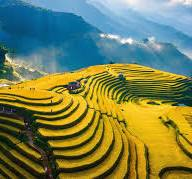
#> input picture week01/anh.jpg, 192 x 179 px
$ jupyter execute notebook.ipynb
#> lines starting #> are read from the running program, lines starting #| are printed output that depends on the picture
[cell 1]
import numpy as np
from PIL import Image

M = np.array(Image.open("anh.jpg").convert("L"), dtype=float)
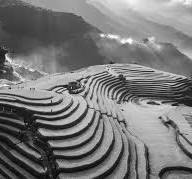
#> M: shape (179, 192) float64; min 1, max 255, mean 120.3
print(M.shape)
#| (179, 192)

Mỗi hàng của ma trận đại diện cho một hàng điểm ảnh (pixel) nằm ngang, mỗi cột đại diện cho một cột điểm ảnh dọc. Giá trị số tại mỗi ô chính là cường độ sáng của pixel đó (dao động từ 0 đến 255)

[cell 2]
mean_vec = np.mean(M, axis = 0)
#> mean_vec = 192 values, max 155.6 at index 142, min 67.63 at index 0, mean 120.3

print("Shape của ma trận M: ", M.shape)
#| Shape của ma trận M:  (179, 192)
print("Shape của vector trung bình: " , mean_vec.shape)
#| Shape của vector trung bình:  (192,)

M_centered = M - mean_vec
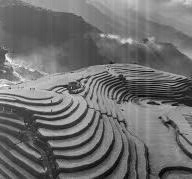
#> M_centered: shape (179, 192) float64; min -136.1, max 175.1, mean 0; drawn with min black and max white

print("Shape của ma trận sau khi trừ: ", M_centered.shape)
#| Shape của ma trận sau khi trừ:  (179, 192)

Hai ma trận khác kích thước không thể trừ trực tiếp cho nhau. Ma trận M có kích thước (H x W), trong khi mean_vec chỉ là một mảng một chiều kích thước (W). Cơ chế Broadcasting của Python đã tự động hiểu ý và "nhân bản" vector mean_vec này thành H hàng. Nó tạo ra một ma trận ảo có cùng kích thước với M, sau đó mới thực hiện phép trừ từng phần tử.

[cell 3]
def cosine_similarity(X, Y = None) :
    if Y is None :
        Y = X
    Xn = X / np.linalg.norm(X, axis=1, keepdims=True)
    Yn = Y / np.linalg.norm(Y, axis=1, keepdims=True)
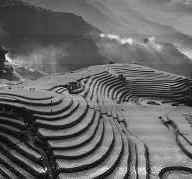
#> Yn: shape (179, 192) float64; min 0.000861, max 0.161, mean 0.0664; drawn with min black and max white
    return Xn @ Yn.T

Hàm này thực hiện đo độ tương đồng giữa các hàng của bức ảnh bằng cách tính khoảng cách góc. Đầu tiên, thuật toán thực hiện chuẩn hóa ma trận theo hàng bằng cách chia cho chiều dài vector. Sau đó, phép nhân ma trận được sử dụng để tính tích vô hướng, trả về một ma trận tương đồng. Giá trị trong ma trận này càng gần 1 thì hai hàng càng giống nhau về cấu trúc phân bố pixel.

[cell 4]
def search(query_idx, top_k=3):
    query_vector = M[query_idx:query_idx+1]
    sim_scores = cosine_similarity(query_vector, M)[0]
#> sim_scores = 179 values, max 1 at index 0, min 0.795 at index 85, mean 0.931

    top_indices = np.argsort(sim_scores)[::-1]
#> top_indices = 179 values, max 178 at index 142, min 0 at index 0, mean 89
    top_indices = [i for i in top_indices if i != query_idx][:top_k]
#> top_indices = [1, 2, 3]

    print(f"Truy vấn hàng {query_idx}:")
    for idx in top_indices:
        print(f"Hàng {idx} | Cosine: {sim_scores[idx]:.4f}")
#> this loop made 3 passes
#| Hàng 1 | Cosine: 0.9990
#| Hàng 2 | Cosine: 0.9983
#| Hàng 3 | Cosine: 0.9962

    return top_indices

search(0, 3)

Hàm `search` thực hiện nhiệm vụ lấy ra vector của một hàng cụ thể (truy vấn) và so sánh nó với toàn bộ bức ảnh. Điểm Cosine được tính toán và sắp xếp theo thứ tự giảm dần để tìm ra `top_k` hàng (mặc định là 3) có độ tương đồng cao nhất với truy vấn ban đầu, kèm theo điểm số cụ thể.

[cell 5]
sim_matrix = cosine_similarity(M)
np.fill_diagonal(sim_matrix, -1)

max_idx = np.unravel_index(np.argmax(sim_matrix), sim_matrix.shape)
#> max_idx = (19, 20)
print(f"Cặp giống nhất: Hàng {max_idx[0]} và Hàng {max_idx[1]} (Cosine: {sim_matrix[max_idx]:.4f})")
#| Cặp giống nhất: Hàng 19 và Hàng 20 (Cosine: 0.9996)

np.fill_diagonal(sim_matrix, 1)
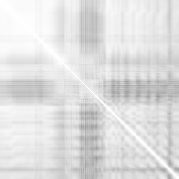
#> sim_matrix: shape (179, 179) float64; min 0.591, max 1, mean 0.878
min_idx = np.unravel_index(np.argmin(sim_matrix), sim_matrix.shape)
#> min_idx = (96, 158)
print(f"Cặp khác biệt nhất: Hàng {min_idx[0]} và Hàng {min_idx[1]} (Cosine: {sim_matrix[min_idx]:.4f})")
#| Cặp khác biệt nhất: Hàng 96 và Hàng 158 (Cosine: 0.5914)

Cặp giống nhau nhất (Hàng 19 và Hàng 20 - Cosine: 0.9996): Việc hai hàng nằm sát cạnh nhau đạt điểm tương đồng gần như tuyệt đối (tiệm cận 1) là khớp với trực giác. Vì các vùng không gian liền kề thường biểu diễn cùng một mảng chi tiết.
Cặp khác biệt nhất (Hàng 96 và Hàng 158 - Cosine: 0.5914): Hai hàng này nằm cách khá xa nhau về mặt tọa độ không gian trên bức ảnh (một hàng ở phần giữa, một hàng nằm về phía cuối). Điểm Cosine giảm xuống mức ~0.59 chứng tỏ cấu trúc vật thể, màu sắc hoặc điều kiện ánh sáng giữa hai khu vực này đã thay đổi rõ rệt, tạo ra hai dải vector có hướng lệch nhau nhiều nhất.

[cell 6]
import numpy as np
import matplotlib.pyplot as plt

points = np.array([
    [0, 1, 1, 0, 0],
    [0, 0, 1, 1, 0]
])

theta = np.pi / 4

R = np.array([
    [np.cos(theta), -np.sin(theta)],
    [np.sin(theta),  np.cos(theta)]
])

S = np.array([
    [2, 0],
    [0, 1]
])

points_rotated = R @ points
points_scaled = S @ points

plt.figure(figsize=(12, 4))

plt.subplot(1, 3, 1)
plt.plot(points[0], points[1], 'b-o')
plt.title('Hinh Goc')
plt.xlim(-1, 3); plt.ylim(-1, 3)
plt.grid(True)

plt.subplot(1, 3, 2)
plt.plot(points_rotated[0], points_rotated[1], 'g-o')
plt.title('Xoay (R)')
plt.xlim(-1, 3); plt.ylim(-1, 3)
plt.grid(True)

plt.subplot(1, 3, 3)
plt.plot(points_scaled[0], points_scaled[1], 'r-o')
plt.title('Co gian (S)')
plt.xlim(-1, 3); plt.ylim(-1, 3)
plt.grid(True)

plt.tight_layout()
plt.show()

Phép biến đổi tuyến tính thực chất là phép nhân ma trận đối với tập hợp các vector tọa độ.
* Ma trận $R(\theta)$ thực hiện phép nội suy góc, làm thay đổi hướng (xoay 45 độ) của vật thể trên không gian 2D mà không làm biến dạng tỷ lệ gốc.
* Ma trận $S$ thực hiện phép tinh chỉnh tỷ lệ (scaling), làm biến dạng kích thước của vật thể trên các trục tương ứng (ở ví dụ này là kéo giãn trục X lên gấp 2 lần).

[cell 7]
import numpy as np
import matplotlib.pyplot as plt

U, S, Vt = np.linalg.svd(M, full_matrices=False)
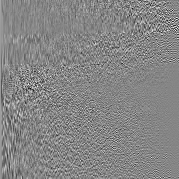
#> U: shape (179, 179) float64; min -0.449, max 0.407, mean 0.000345; drawn with min black and max white
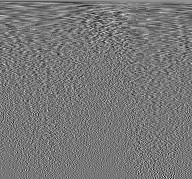
#> Vt: shape (179, 192) float64; min -0.35, max 0.396, mean 0.000308; drawn with min black and max white
#> S = 179 values, max 23077 at index 0, min 0.639 at index 178, mean 429.7

def reconstruct(k):
    return (U[:, :k] * S[:k]) @ Vt[:k, :]

k_values = [5, 20, 50]

plt.figure(figsize=(15, 5))
for i, k in enumerate(k_values):
    img_reconstructed = reconstruct(k)

    plt.subplot(1, 3, i + 1)
    plt.imshow(img_reconstructed, cmap='gray')
    plt.title(f'k = {k}')
    plt.axis('off')
#> this loop made 3 passes
#> pass 1, `img_reconstructed = reconstruct(k)`:
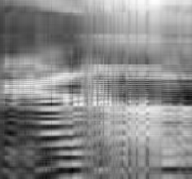
#> img_reconstructed: shape (179, 192) float64; min -14.51, max 239.1, mean 120.3; drawn with min black and max white

plt.tight_layout()
plt.show()

Dựa vào kết quả tái tạo ảnh từ các điểm ma trận với 3 mức độ $k$ khác nhau, ta có thể thấy rõ sự tương quan trực tiếp giữa số lượng giá trị kỳ dị được giữ lại và chất lượng hình ảnh:

* **Với $k = 5$:** Ảnh bị mờ nhòe nặng, vỡ thành các khối pixel lớn (hiện tượng mosaic) và mất hoàn toàn chi tiết. Tại mức nén cực đại này, ma trận chỉ mới khôi phục được 5 thành phần cốt lõi nhất, đại diện cho cường độ sáng/tối chung của các mảng lớn.
* **Với $k = 20$:** Chất lượng ảnh được cải thiện đáng kể. Các đường nét, biên cạnh (edges) và hình khối của vật thể đã xuất hiện rõ ràng. Mắt người hoàn toàn có thể nhận diện được nội dung bức ảnh, dù bề mặt vẫn còn cảm giác nhiễu và thiếu độ sắc nét.
* **Với $k = 50$:** Bức ảnh tái tạo gần như hoàn hảo và rất khó để phân biệt độ sai lệch so với ảnh gốc bằng mắt thường. Các chi tiết nhỏ, vân bề mặt và độ tương phản đã được khôi phục trọn vẹn.

**Kết luận:** Thuật toán SVD chứng minh tính hiệu quả vượt trội trong việc nén dữ liệu. Nó hoạt động dựa trên nguyên lý: phần lớn thông tin cấu trúc quan trọng nhất của một bức ảnh chỉ nằm ở một vài giá trị kỳ dị lớn nhất (top $k$) trong ma trận $\Sigma$. Bằng cách mạnh tay cắt bỏ phần "đuôi" chứa các giá trị kỳ dị nhỏ (thường là nhiễu hoặc các chi tiết siêu vi không đáng kể), SVD giúp tiết kiệm một lượng khổng lồ không gian bộ nhớ trong khi vẫn bảo toàn được hình hài và đặc trưng của dữ liệu gốc.

[cell 8]
H, W = M.shape
#> H = 179; W = 192
original_size = H * W
#> original_size = 34368

print("--- ĐÁNH GIÁ TỈ LỆ NÉN VÀ SAI SỐ ---")
k_values = [5, 20, 50]

for k in k_values:
    compressed_size = k * (H + W + 1)
    compression_ratio = (compressed_size / original_size) * 100

    M_k = reconstruct(k)
    error = np.linalg.norm(M - M_k)

    print(f"k = {k:2d} | Dung lượng bằng: {compression_ratio:5.2f}% ảnh gốc | Sai số: {error:.2f}")
#> this loop made 3 passes
#> error on passes 1 to 3: 5568.2, 3079.5, 1277.1
#| k =  5 | Dung lượng bằng:  5.41% ảnh gốc | Sai số: 5568.16
#| k = 20 | Dung lượng bằng: 21.65% ảnh gốc | Sai số: 3079.50
#| k = 50 | Dung lượng bằng: 54.12% ảnh gốc | Sai số: 1277.12


k_plot = range(1, 100, 5)
errors_plot = [np.linalg.norm(M - reconstruct(k)) for k in k_plot]
#> in reconstruct (call 14), `return (U[:, :k] * S[:k]) @ Vt[:k, :]`:
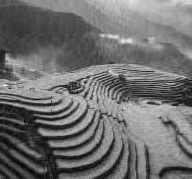
#> returned value: shape (179, 192) float64; min -5.51, max 281.5, mean 120.3; drawn with min black and max white
#> errors_plot = [8165.2, 5328.5, 4322.8, 3570.9, 2978.2, 2536.8, 2192.8, 1889.5, 1637.3, 1426.1, 1243.5, 1090.3, 961.9, 853, 753.2, 662.3, 577.7, 503.1, 434.7, 376.9]

plt.figure(figsize=(8, 5))
plt.plot(k_plot, errors_plot, marker='o', linestyle='-', color='red')
plt.title('Đồ thị Sai số tái tạo theo số lượng Giá trị kỳ dị (k)')
plt.xlabel('k (Số lượng đặc trưng được giữ lại)')
plt.ylabel('Sai số ')
plt.grid(True)
plt.show()
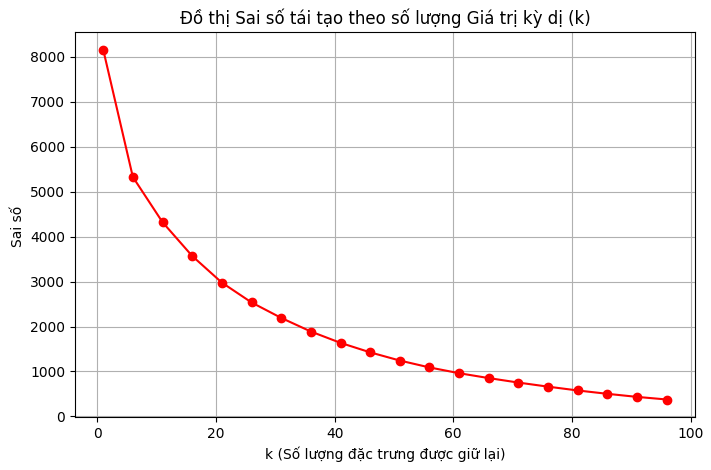
#> figure drawn by matplotlib, 1 panel; curve peaks at x = 1, y = 8165.2

### 4. Nhận xét và Liên hệ với Machine Learning

**1. Điểm giới hạn (Threshold) của k:**
Dựa vào hình ảnh trực quan và đồ thị sai số, ta thấy hiện tượng "Khuỷu tay" (Elbow effect). Mức $k = 20$ có thể coi là ngưỡng tối thiểu để ảnh ở mức "chấp nhận được" (nhận diện được hình khối vật thể) với dung lượng cực thấp. Khi tăng lên $k = 50$, sai số giảm dần và đường cong bắt đầu đi ngang. Tại đây, chất lượng ảnh gần như bão hòa, việc cố gắng tăng $k$ lên thêm (như 100 hay 150) sẽ làm tốn bộ nhớ một cách vô ích vì mắt người không còn phân biệt được sự cải thiện.

**2. Liên hệ với Giảm chiều dữ liệu (Dimensionality Reduction) trong AI:**
* **Lọc Nhiễu (Noise Filtering):** Các giá trị kỳ dị nhỏ nằm ở cuối ma trận $\Sigma$ thường đại diện cho độ nhiễu của cảm biến camera hoặc các chi tiết nền không quan trọng. Việc loại bỏ chúng (giữ lại top $k$) không chỉ giúp nén ảnh mà còn đóng vai trò làm sạch dữ liệu.
* **Tối ưu hóa Huấn luyện (Training Optimization):** Trong Machine Learning (đặc biệt là thuật toán PCA có nền tảng toán học tương đương SVD), nếu ta đưa toàn bộ ảnh gốc có hàng ngàn pixel vào mạng Neural Network, mô hình sẽ rất chậm và dễ bị học vẹt (Overfitting). Kỹ thuật giảm chiều SVD giúp nén hàng ngàn pixel đó thành một vector $k$ chiều chứa "tinh hoa" cốt lõi nhất. Mô hình AI lúc này chỉ cần học trên $k$ đặc trưng này, giúp tăng tốc độ xử lý lên hàng trăm lần mà độ chính xác vẫn được đảm bảo.

[cell 9]
import numpy as np
import matplotlib.pyplot as plt

energy = S ** 2
#> energy = 179 values, max 532546997.1 at index 0, min 0.409 at index 178, mean 3347585.2
cumulative_energy = np.cumsum(energy) / np.sum(energy)
#> cumulative_energy = 179 values from 0.889 to 1

k_90 = np.argmax(cumulative_energy >= 0.90) + 1
#> k_90 = 2

plt.figure(figsize=(8, 5))
plt.plot(range(1, len(cumulative_energy) + 1), cumulative_energy, 'b-', linewidth=2)
plt.axhline(y=0.90, color='r', linestyle='--')
plt.axvline(x=k_90, color='g', linestyle='--')
plt.plot(k_90, cumulative_energy[k_90 - 1], 'ro')
plt.text(k_90 + 5, 0.85, f'k = {k_90}', color='green', fontsize=12, fontweight='bold')

plt.title('Đồ thị năng lượng tích lũy của các giá trị kỳ dị')
plt.xlabel('Số lượng giá trị kỳ dị (k)')
plt.ylabel('Tỷ lệ năng lượng tích lũy')
plt.grid(True)
plt.show()
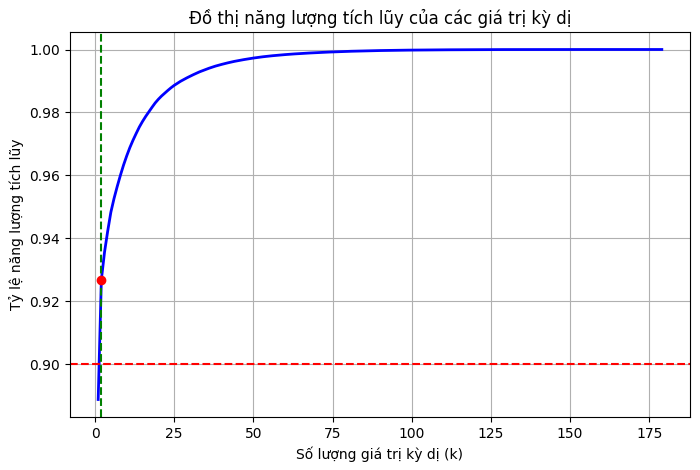
#> figure drawn by matplotlib, 1 panel; curve peaks at x = 179, y = 1

print(f"Giá trị k tối thiểu để giữ lại >= 90% thông tin là: {k_90}")
#| Giá trị k tối thiểu để giữ lại >= 90% thông tin là: 2
